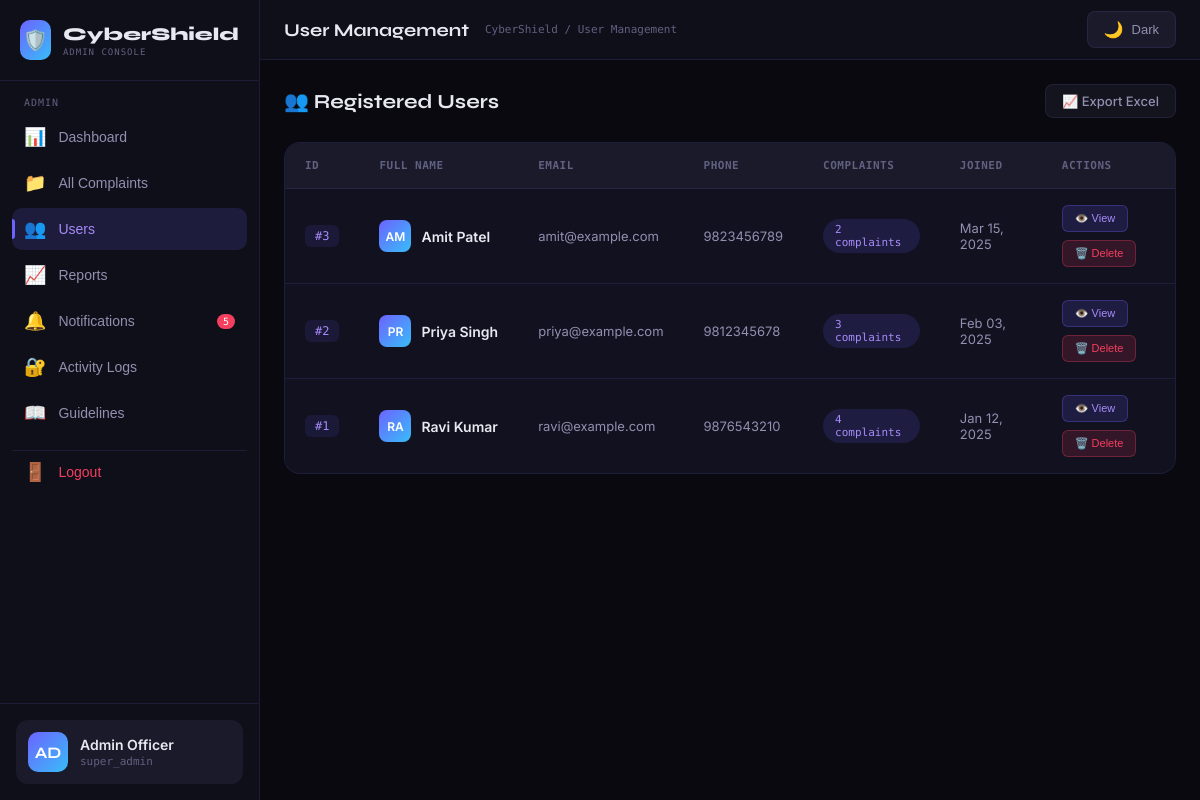
/admin-users.php (signed in), run on the app's committed database.
### tables this page shows
CREATE TABLE IF NOT EXISTS users (
    id INT AUTO_INCREMENT PRIMARY KEY,
    name VARCHAR(100) NOT NULL,
    email VARCHAR(100) UNIQUE NOT NULL,
    password VARCHAR(255) NOT NULL,
    phone VARCHAR(20),
    created_at TIMESTAMP DEFAULT CURRENT_TIMESTAMP
);

### admin-users.php (the view, shortened to what this page needs)
<?php
$conn = getConnection();
$users = $conn->query("SELECT u.*, COUNT(c.id) as complaint_count FROM users u LEFT JOIN complaints c ON u.id = c.user_id GROUP BY u.id ORDER BY u.created_at DESC");
?>
<?php include 'includes/header.php'; ?>
<?php include 'includes/sidebar.php'; ?>
<div class="users-management-container">
    <div class="users-header">
        <div class="section-header">
            <div class="section-title">👥 Registered Users</div>
            <div class="header-actions">
                <button class="btn btn-ghost btn-sm" onclick="exportUsers()">📈 Export Excel</button>
            </div>
        </div>
    </div>
    <div class="users-table-container">
        <table class="users-data-table">
            <thead>
                <tr>
                    <th>ID</th>
                    <th>Full Name</th>
                    <th>Email</th>
                    <th>Phone</th>
                    <th>Complaints</th>
                    <th>Joined</th>
                    <th>Actions</th>
                </tr>
            </thead>
            <tbody>
                <?php if ($users->num_rows == 0): ?>
                    <tr>
                        <td colspan="7" class="empty-table">
                            <div class="empty-state">
                                <div class="empty-icon">👥</div>
                                <div class="empty-text">No users found</div>
                            </div>
                          </td>
                      </tr>
                <?php else: ?>
                    <?php while($u = $users->fetch_assoc()): ?>
                    <tr class="user-row" data-user-id="<?php echo $u['id']; ?>">
                        <td data-label="ID">
                            <span class="user-id">#<?php echo $u['id']; ?></span>
                        </td>
                        <td data-label="Full Name">
                            <div class="user-name">
                                <span class="user-avatar"><?php echo strtoupper(substr($u['name'], 0, 2)); ?></span>
                                <?php echo htmlspecialchars($u['name']); ?>
                            </div>
                        </td>
                        <td data-label="Email"><?php echo htmlspecialchars($u['email']); ?></td>
                        <td data-label="Phone"><?php echo htmlspecialchars($u['phone']) ?: '—'; ?></td>
                        <td data-label="Complaints">
                            <span class="complaint-count-badge <?php echo $u['complaint_count'] > 0 ? 'has-complaints' : 'no-complaints'; ?>">
                                <?php echo $u['complaint_count']; ?> complaint<?php echo $u['complaint_count'] != 1 ? 's' : ''; ?>
                            </span>
                        </td>
                        <td data-label="Joined"><?php echo date('M d, Y', strtotime($u['created_at'])); ?></td>
                        <td data-label="Actions">
                            <div class="action-buttons">
                                <button class="btn-view-user" onclick="viewUser(<?php echo $u['id']; ?>, '<?php echo addslashes($u['name']); ?>', '<?php echo addslashes($u['email']); ?>', '<?php echo addslashes($u['phone']); ?>', <?php echo $u['complaint_count']; ?>, '<?php echo $u['created_at']; ?>')">
                                    👁️ View
                                </button>
                                <button class="btn-delete-user" onclick="deleteUser(<?php echo $u['id']; ?>, '<?php echo addslashes($u['name']); ?>')">
                                    🗑️ Delete
                                </button>
                            </div>
                        </td>
                    </tr>
                    <?php endwhile; ?>
                <?php endif; ?>
            </tbody>
        </table>
    </div>
</div>
<?php include 'includes/footer.php'; ?>

### css/style.css (style rules this page uses)
:root { --bg: #09090f; --bg2: #0f0f1a; --bg3: #14141f; --bg4: #1a1a2a; --border: rgba(120,120,255,0.12); --border2: rgba(120,120,255,0.22); --accent: #6c63ff; --accent2: #a78bfa; --accent3: #38bdf8; --danger: #f43f5e; --warning: #f59e0b; --success: #10b981; --text: #e8e8f0; --text2: #9090b0; --text3: #606080; --card: #111120; --card2: #161628; --mono: 'DM Mono', monospace; --sans: 'Inter', sans-serif; --display: 'Syne', sans-serif; }
* { margin: 0; padding: 0; box-sizing: border-box; }
body { font-family: var(--sans); background: var(--bg); color: var(--text); min-height: 100vh; overflow-x: hidden; }
.user-name { font-size: 14px; font-weight: 600; color: var(--text); }
.btn { display: inline-flex; align-items: center; gap: 8px; padding: 8px 20px; border-radius: 10px; font-size: 13px; font-weight: 600; cursor: pointer; border: none; transition: all 0.15s; font-family: var(--sans); text-decoration: none; }
.btn-ghost { background: transparent; border: 1px solid var(--border2); color: var(--text2); }
.btn-sm { padding: 6px 14px; font-size: 12px; }
.section-header { display: flex; align-items: center; justify-content: space-between; margin-bottom: 20px; }
.section-title { font-family: var(--display); font-size: 18px; font-weight: 700; color: var(--text); }

### includes/sidebar.php (style rules this page uses)
.user-name { font-size: 14px; font-weight: 600; color: var(--text); white-space: nowrap; overflow: hidden; text-overflow: ellipsis; }
.btn { padding: 8px 16px; border-radius: 8px; font-weight: 500; cursor: pointer; transition: all 0.2s; border: none; font-size: 13px; }
.btn-ghost { background: var(--bg3); color: var(--text2); border: 1px solid var(--border); }

### admin-users.php (style rules this page uses)
.users-management-container { max-width: 1400px; margin: 0 auto; }
.users-header { margin-bottom: 24px; }
.section-header { display: flex; justify-content: space-between; align-items: center; margin-bottom: 20px; flex-wrap: wrap; gap: 16px; }
.section-title { font-family: var(--display); font-size: 20px; font-weight: 700; color: var(--text); }
.header-actions { display: flex; gap: 12px; }
.users-table-container { background: var(--card); border: 1px solid var(--border); border-radius: 16px; overflow-x: auto; }
.users-data-table { width: 100%; border-collapse: collapse; min-width: 900px; }
.users-data-table th { text-align: left; padding: 16px 20px; background: var(--bg4); color: var(--text3); font-size: 11px; font-family: var(--mono); font-weight: 600; letter-spacing: 0.5px; text-transform: uppercase; border-bottom: 1px solid var(--border); }
.users-data-table td { padding: 16px 20px; border-bottom: 1px solid var(--border); color: var(--text2); font-size: 13px; vertical-align: middle; }
.user-row { transition: background 0.2s; }
.user-row:last-child td { border-bottom: none; }
.user-id { font-family: var(--mono); font-size: 12px; color: var(--accent2); background: rgba(108,99,255,0.1); padding: 4px 10px; border-radius: 6px; display: inline-block; }
.user-name { display: flex; align-items: center; gap: 10px; }
.user-avatar { width: 32px; height: 32px; background: linear-gradient(135deg, var(--accent), var(--accent3)); border-radius: 8px; display: flex; align-items: center; justify-content: center; font-size: 12px; font-weight: 600; color: white; }
.complaint-count-badge { display: inline-block; padding: 4px 12px; border-radius: 20px; font-size: 11px; font-family: var(--mono); font-weight: 500; }
.complaint-count-badge.has-complaints { background: rgba(108,99,255,0.15); color: var(--accent2); }
.action-buttons { display: flex; gap: 8px; flex-wrap: wrap; }
.btn-view-user { background: rgba(108,99,255,0.15); border: 1px solid rgba(108,99,255,0.3); border-radius: 6px; padding: 6px 12px; color: var(--accent2); font-size: 11px; cursor: pointer; transition: all 0.2s; }
.btn-delete-user { background: rgba(244,63,94,0.15); border: 1px solid rgba(244,63,94,0.3); border-radius: 6px; padding: 6px 12px; color: var(--danger); font-size: 11px; cursor: pointer; transition: all 0.2s; }

### data on the page
users: id "3", name "AM", name "Amit Patel", email "amit@example.com", phone "9823456789", complaint_count "2", created_at "Mar 15, 2025"
users: id "2", name "PR", name "Priya Singh", email "priya@example.com", phone "9812345678", complaint_count "3", created_at "Feb 03, 2025"
users: id "1", name "RA", name "Ravi Kumar", email "ravi@example.com", phone "9876543210", complaint_count "4", created_at "Jan 12, 2025"

### other printed values
$adminUnreadCount "5"
$initials "AD"
$userName "Admin Officer"
$userRole "super_admin"
$pageTitle "User Management"
